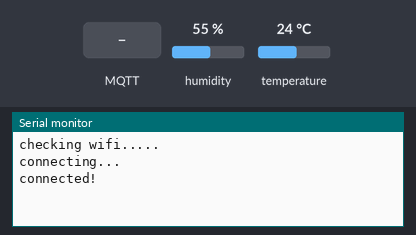
Recording of a sketch running on a simulated ESP8266 (NodeMCU). Shown: the last lines printed to the serial monitor. The test bench sets the inputs (shaded band); at power-on: humidity 55 %, temperature 24 °C. WiFi joins after 1.5 s; servers stay silent unless stated; no MQTT or app messages arrive unless stated.

Above: at 3.2 s.
3.3 s: MQTT message "1" arrives on the first subscribed topic
At 5.2 s:
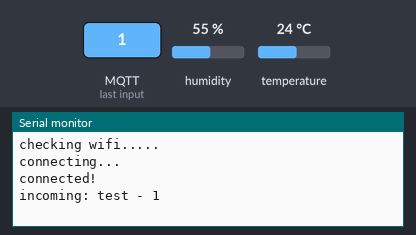
5.5 s: MQTT message "on" arrives on the first subscribed topic
At 7.2 s:
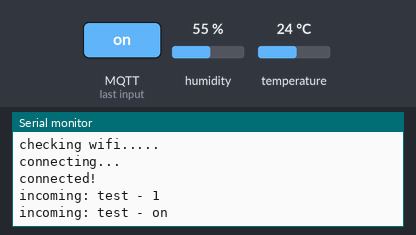
7.5 s: MQTT message "off" arrives on the first subscribed topic
At 9.0 s:
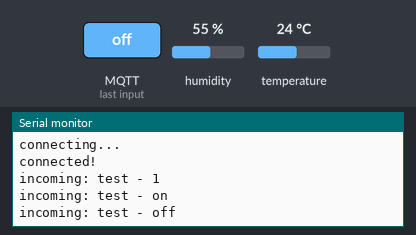

Measured:
- after the input at 3.3 s, the serial monitor: prints a new line after 0.76 s (image 1)
- after the input at 5.5 s, the serial monitor: prints a new line after 0.57 s (image 2)
- after the input at 7.5 s, the serial monitor: prints a new line after 0.57 s (image 3)

The sketch:

Arduino_Mqtt_Temperature.ino
```cpp
#include <DHT.h>
#include <MQTT.h>
#include <ESP8266WiFi.h>

#define DHTPIN 13    // what pin we're connected to
#define DHTTYPE DHT12   // DHT 11
#define BROKER_IP    "m24.cloudmqtt.com"
#define DEV_NAME     "pbtckmqs"
#define MQTT_USER    "arduinoUser"
#define MQTT_PW      "arduinoUser"

const char ssid[] = "default";
const char pass[] = "Iveta15111511";
DHT dht(DHTPIN, DHTTYPE);
WiFiClient net;
MQTTClient client;
unsigned long lastMillis = 0;

void connect() {
  Serial.print("checking wifi...");
  while (WiFi.status() != WL_CONNECTED) {
    Serial.print(".");
    delay(1000);
  }

  Serial.print("\nconnecting...");
  while (!client.connect(DEV_NAME, MQTT_USER, MQTT_PW)) {
    Serial.print(".");
    delay(1000);
  }
  Serial.println("\nconnected!");
  client.subscribe("test"); //SUBSCRIBE TO TOPIC /test
}

void messageReceived(String &topic, String &payload) {
  Serial.println("incoming: " + topic + " - " + payload);
}

int fanSpeedValue = 0;

void setup() {
  Serial.begin(9600);
  WiFi.begin(ssid, pass);
  dht.begin();

  // Note: Local domain names (e.g. "Computer.local" on OSX) are not supported by Arduino.
  // You need to set the IP address directly.
  //
  // MQTT brokers usually use port 8883 for secure connections.
  client.begin(BROKER_IP, 15785, net);
  client.onMessage(messageReceived);
  connect();
}

void loop() {
  client.loop();
  if (!client.connected()) {
    connect();
  }

temperture();
}

void temperture() {


    delay(2000);

  // Reading temperature or humidity takes about 250 milliseconds!
  // Sensor readings may also be up to 2 seconds 'old' (its a very slow sensor)
  float h = dht.readHumidity();
  // Read temperature as Celsius (the default)
  float t = dht.readTemperature();
  // Read temperature as Fahrenheit (isFahrenheit = true)
  float f = dht.readTemperature(true);

  // Check if any reads failed and exit early (to try again).
  if (isnan(h) || isnan(t) || isnan(f)) {
    Serial.println("Impossible de lire la sonde DHT!");
    return;
  }

  // Compute heat index in Fahrenheit (the default)
  float hif = dht.computeHeatIndex(f, h);
  // Compute heat index in Celsius (isFahreheit = false)
  float hic = dht.computeHeatIndex(t, h, false);

String data = "{ \"DTI\": { \"humidity\":" + String(h) + ", \"temperatureC\": " + String(t) + ", \"temperatureF\": " + String(f) + " }  }";

    client.publish("dti", data ); //PUBLISH TO TOPIC /hello MSG world


}
```
